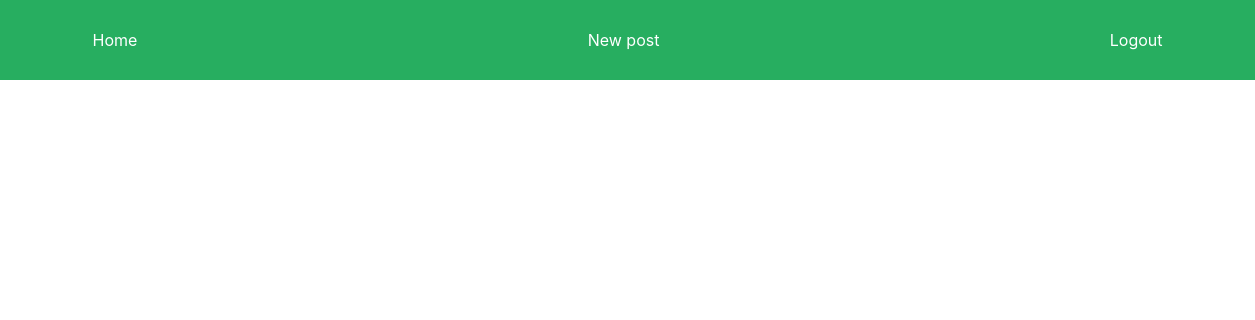
Page /user_details/21 (signed in) on the earlier database version.
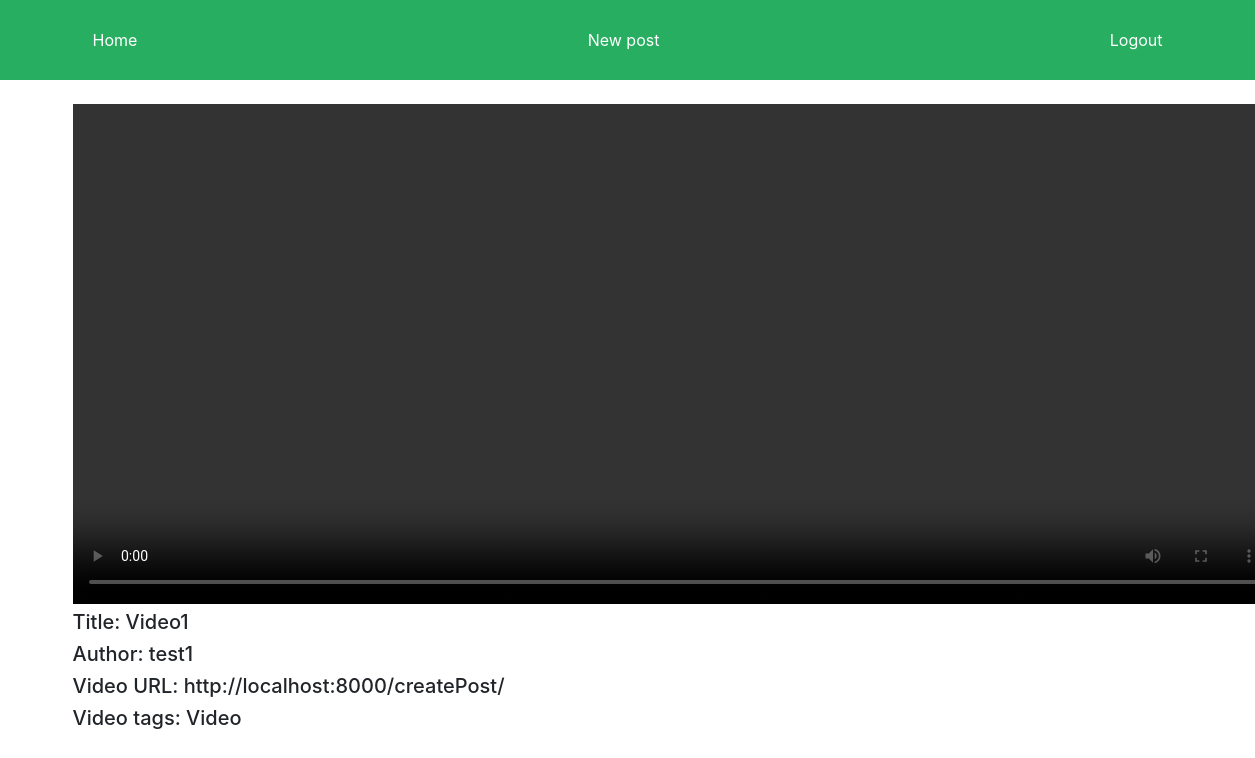
Same page on the later database version.
### post/models.py (models this page shows, shortened)
class Post(models.Model):
    root_user = models.ForeignKey(User, on_delete=models.CASCADE, null=True)
    video_caption = models.CharField(max_length=500)
    video_file = models.FileField(upload_to='uploaded_videos', null=True, blank=True)
    video_url = models.CharField(max_length=1000, null=True, blank=True)
    video_tags = models.TextField(max_length=2000, null=True, blank=True)

### post/views.py (the view)
# urls.py: path('user_details/<usr_id>', views.user_details, name='user_details'),
def user_details(request, usr_id):
    auth_usr = request.user
    obj = Post.objects.filter(id=usr_id)
    context = {
        'usr': auth_usr,
        'obj': obj
    }
    return render(request, 'post/user_details.html', context)

### post/templates/post/user_details.html
{% extends 'post/index.html' %}
{% block content %}
    <center>
        {% for i in obj %}
            <br>
            <div class="container">
                <video src="{{ i.video_file.url }}" width="1200" height="500" controls></video>
                <h5 class="text-left">Title: {{ i.video_caption }}</h5>
                <h5 class="text-left">Author: {{ i.root_user }}</h5>
                <h5 class="text-left">Video URL: {{ i.video_url }}</h5>
                <h5 class="text-left">Video tags: {{i.video_tags}}</h5>
            </div>
        {% endfor %}
    </center>
{% endblock %}

### post/templates/post/index.html (shortened to what this page needs)
<!doctype html>
<html lang="en">
<head>
    {% load static %}
    <link rel="stylesheet" href="{% static 'post/style.css' %}">
    <link rel="stylesheet" href="https://cdn.jsdelivr.net/npm/bootstrap@4.3.1/dist/css/bootstrap.min.css">
</head>
<body>
    <div class="navbar">
		<div class="container">
			<a href="{% url 'post:post' %}">Home</a>
            {% if usr.is_authenticated %}
		  	<a href="{% url 'post:create' %}">New post</a>
                <a href="{% url 'account:logout' %}" class="right">Logout</a>
            {% endif %}
		</div>
	</div>
    {% block content %}
    {% endblock %}
</body>
</html>

### post/static/post/style.css (style rules this page uses)
* { box-sizing: border-box; }
body { font-family: Arial, Helvetica, sans-serif; margin: 0; background-color: #ecf0f1; }
.container { max-width: 1366px; margin: auto; }
.navbar { overflow: hidden; background-color: #27ae60; position: sticky; position: -webkit-sticky; top: 0; }
.navbar a { float: left; display: block; color: white; text-align: center; padding: 20px 20px; text-decoration: none; }
.navbar a.right { float: right; }

Differences in the rows shown:
added Post: video_caption "Video1", root_user "test1", video_url "http://localhost:8000/createPost/", video_tags "Video"
